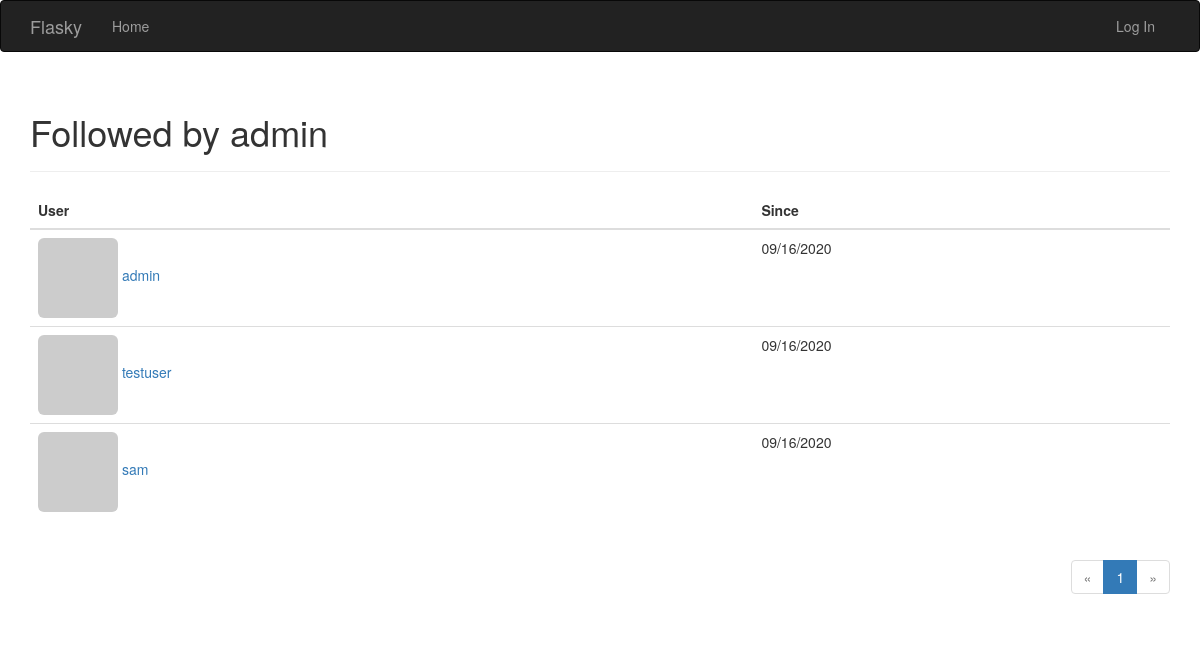
Screenshot of /followed_by/admin with the database file from the repository.
### app/models/user.py (models this page shows, shortened)
class User(UserMixin, db.Model):
    __tablename__ = 'users'
    id = db.Column(db.Integer, primary_key=True)
    username = db.Column(db.String(64), unique=True)
    email = db.Column(db.String(64), unique=True, index=True)
    password_hash = db.Column(db.String(128))
    confirmed = db.Column(db.Boolean, default=False)
    role_id = db.Column(db.Integer, db.ForeignKey('roles.id'))
    name = db.Column(db.String(64))
    location = db.Column(db.String(64))
    about_me = db.Column(db.Text())
    member_since = db.Column(db.DateTime(), default=datetime.utcnow)
    last_seen = db.Column(db.DateTime(), default=datetime.utcnow)
    avatar_hash = db.Column(db.String(32))
    posts = db.relationship('Post', backref='author', lazy='dynamic')
    followed = db.relationship('Follow',
                               foreign_keys=[Follow.follower_id],
                               backref=db.backref('follower', lazy='joined'),
                               lazy='dynamic',
                               cascade='all, delete-orphan')
    followers = db.relationship('Follow',
                                foreign_keys=[Follow.followed_id],
                                backref=db.backref('followed', lazy='joined'),
                                lazy='dynamic',
                                cascade='all, delete-orphan')
    comments = db.relationship('Comment', backref='author', lazy='dynamic')
    @property
    def password(self):
        raise AttributeError('password in not a readable attribute')
    def gravatar_hash(self):
        return hashlib.md5(self.email.lower().encode('utf-8')).hexdigest()
    def gravatar(self, size=100, default='identicon', rating='g'):
        if request.is_secure:
            url = 'https://secure.gravatar.com/avatar'
        else:
            url = 'http://secure.gravatar.com/avatar'
        hash_ = self.avatar_hash or self.gravatar_hash()
        return f'{url}/{hash_}?s={size}&d={default}&r={rating}'

### app/models/follow.py (models this page shows)
class Follow(db.Model):
    __tablename__ = 'follows'
    follower_id = db.Column(db.Integer, db.ForeignKey('users.id'), primary_key=True)
    followed_id = db.Column(db.Integer, db.ForeignKey('users.id'), primary_key=True)
    timestamp = db.Column(db.DateTime, default=datetime.utcnow)

### app/main/views.py (the view)
@main.route('/followed_by/<username>')
def followed_by(username):
    user = User.query.filter_by(username=username).first()
    if user is None:
        flash('Invalid user.')
        return redirect(url_for('.index'))
    page = request.args.get('page', 1, type=int)
    pagination = user.followed.paginate(
        page, per_page=current_app.config['FLASKY_FOLLOWERS_PER_PAGE'],
        error_out=False)
    follows = [{'user': item.followed, 'timestamp': item.timestamp}
               for item in pagination.items]
    return render_template('followers.html', user=user, title="Followed by",
                           endpoint='.followed_by', pagination=pagination,
                           follows=follows)

### app/auth/views.py (called while the page is built)
@auth.before_app_request
def before_request():
    if current_user.is_authenticated \
            and not current_user.confirmed \
            and request.blueprint != 'auth' \
            and request.endpoint != 'static':
        return redirect(url_for('auth.unconfirmed'))

@auth.before_app_request
def before_request():
    if current_user.is_authenticated:
        current_user.ping()
        if not current_user.confirmed \
                and request.endpoint \
                and request.blueprint != 'auth' \
                and request.endpoint != 'static':
            return redirect(url_for('auth.unconfirmed'))

### app/main/__init__.py (called while the page is built)
@main.app_context_processor
def inject_permissions():
    return dict(Permission=Permission)

### app/models/user.py (called while the page is built)
    def can(self, permission):
        return False

### app/templates/followers.html (shortened to what this page needs)
{% extends "base.html" %}
{% import "_macros.html" as macros %}
{% block page_content %}
<div class="page-header">
    <h1>{{ title }} {{ user.username }}</h1>
</div>
<table class="table table-hover followers">
    <thead><tr><th>User</th><th>Since</th></tr></thead>
    {% for follow in follows %}
    <tr>
        <td>
            <a href="{{ url_for('.user', username = follow.user.username) }}">
                <img class="img-rounded" src="{{ follow.user.gravatar(size=32) }}">
                {{ follow.user.username }}
            </a>
        </td>
        <td>{{ moment(follow.timestamp).format('L') }}</td>
    </tr>
    {% endfor %}
</table>
<div class="pagination">
    {{ macros.pagination_widget(pagination, endpoint, username = user.username) }}
</div>
{% endblock %}

### app/static/styles.css (style rules this page uses)
div.pagination { width: 100%; text-align: right; padding: 0px; margin: 0px; }

### rows the page displays
User: username "admin", user.username "admin"
Follow: timestamp "09/16/2020"
User: user.username "testuser"
Follow: timestamp "09/16/2020"
User: user.username "sam"
Follow: timestamp "09/16/2020"

### other values shown
{{ title }} "Followed by"
{{ p }} "1"
